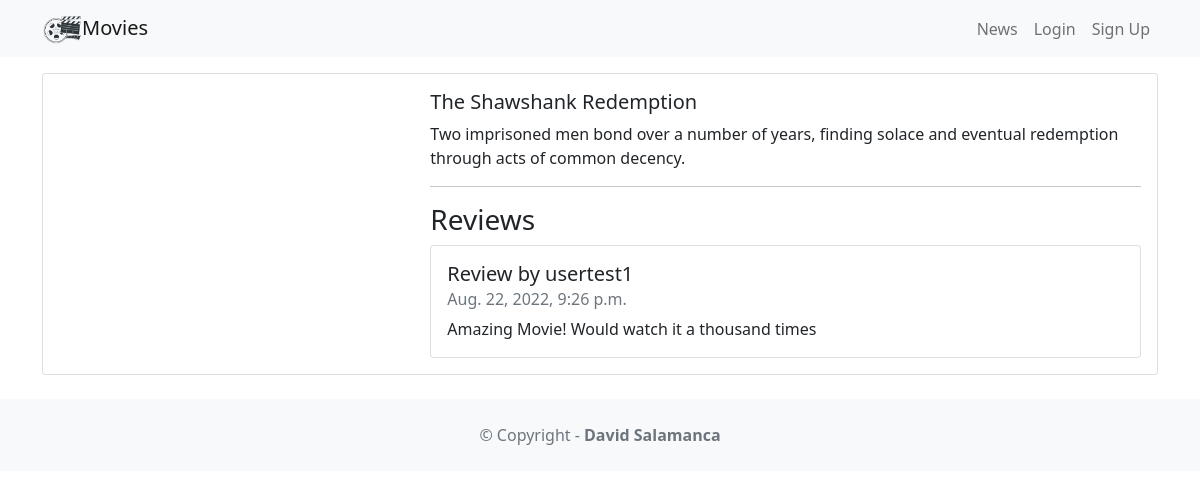
/movie/1, run on the app's committed database.
### movie/models.py (models this page shows, shortened)
class Movie(models.Model):
    title = models.CharField(max_length=100)
    description = models.CharField(max_length=250)
    image = models.ImageField(upload_to='movie/images/')
    url = models.URLField(blank=True)

class Review(models.Model):
    text = models.CharField(max_length=100)
    date = models.DateTimeField(auto_now_add=True)
    user = models.ForeignKey(User,on_delete=models.CASCADE)
    movie = models.ForeignKey(Movie,on_delete=models.CASCADE)
    watchAgain = models.BooleanField()

### movie/views.py (the view)
# urls.py: path('<int:movie_id>', views.detail, name='detail'),
def detail(request, movie_id):
    movie = get_object_or_404(Movie, pk=movie_id)
    reviews = Review.objects.filter(movie = movie)
    return render(request, 'detail.html', {'movie': movie, 'reviews': reviews})

### movie/templates/detail.html (shortened to what this page needs)
{% extends 'base.html' %}
{% block content %}
<div class="card mb-3">
    <div class="row g-0">
        <div class="col-md-4">
        </div>
        <div class="col-md-8">
            <div class="card-body">
                <h5 class="card-title">{{ movie.title }}</h5>
                <p class="card-text">{{ movie.description }}</p>
                    <hr />
                    <h3>Reviews</h3>
                    <ul class="list-group">
                    {% for review in reviews %}
                        <li class="list-group-item pb-3 pt-3">
                            <h5 class="card-title"> Review by {{ review.user.username }}
                            </h5>
                            <h6 class="card-subtitle mb-2 text-muted">
                                {{ review.date }}
                            </h6>
                            <p class="card-text">{{ review.text }}</p>
                        </li>
                    {% endfor %}
                    </ul>
            </div>
        </div>
    </div>
</div>
{% endblock content %}

### moviereviews/templates/base.html (shortened to what this page needs)
<!DOCTYPE html>
<html>
    <head>
        <link href="https://cdn.jsdelivr.net/npm/bootstrap@5.1.1/dist/css/bootstrap.min.css" rel="stylesheet" />
    </head>
    <body>
        <nav class="navbar navbar-expand-lg navbar-light bg-light mb-3">
            <div class="container">
                <a class="navbar-brand" href="{% url 'home' %}">{% load static %} <img src="{% static 'images/movie.png' %}" alt="Logo" width="40" height="30" class="d-inline-block align-text-top" />Movies</a>
                <div class="collapse navbar-collapse" id="navbarNavAltMarkup">
                    <div class="navbar-nav ms-auto">
                        <a class="nav-link" href="{% url 'news' %}">News</a>
                        {% if user.is_authenticated %}
                            <a class="nav-link" href="{% url 'logoutaccount' %}">
                                Logout ({{ user.username }})
                            </a>
                        {% else %}
                            <a class="nav-link" href="{% url 'loginaccount' %}">Login</a>
                            <a class="nav-link" href="{% url 'signupaccount' %}">Sign Up</a>
                        {% endif %}
                    </div>
                </div>
            </div>
        </nav>
        <div class="container">
            {% block content %}
            {% endblock content %}
        </div>
        <footer class="text-center text-lg-start bg-light text-muted mt-4">
            <div class="text-center p-4">© Copyright -
                <a class="text-reset fw-bold text-decoration-none" target="_blank" href="https://www.linkedin.com/in/david-salamanca-3ba008230/">David Salamanca</a>
            </div>
        </footer>
    </body>
</html>

### data on the page
Movie: title "The Shawshank Redemption", description "Two imprisoned men bond over a number of years, finding solace and eventual redemption through acts of common decency."
Review: user.username "usertest1", date "Aug. 22, 2022, 9:26 p.m.", text "Amazing Movie! Would watch it a thousand times"
